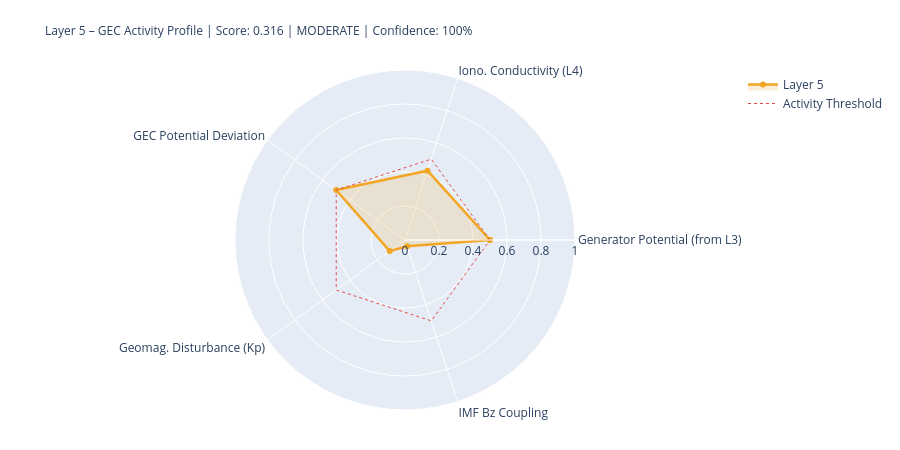

Notebook code for this chart:
### Markdown cell above
---
## 5. State Assessment & Handoff to Layer 6

### Code cell
# ============================================================
# LAYER-5-SCORE
# ============================================================

# Components
# 1) Generator activity (Layer-3-driven)
gen_score = norm(generator_strength, 0.3, 2.0)
gen_src   = 'from_layer3' if l3_thunder_score is not None else 'estimated'

# 2) Ionospheric conductivity (Layer-4-driven)
iono_score = norm(iono_cond_factor, 0.7, 1.4)
iono_src   = 'from_layer4' if l4_ioniz is not None else 'estimated'

# 3) GEC potential deviation from reference
pot_score = norm(abs(delta_V_pct), 0, 30)  # 0 = at reference, 1 = 30% deviation
pot_src   = 'derived'

# 4) Geomagnetic disturbance (Kp) – modulates vertical currents
kp_score = norm(kp_val, 0, 9)
kp_src   = 'primary' if kp_now is not None else 'from_layer4'

# 5) IMF Bz coupling (southward = stronger M-I coupling → GEC influence)
bz_score = norm(-(bz_now or 0), -5, 30) if bz_now is not None else None
bz_src   = 'primary' if bz_now is not None else 'missing'

COMPONENTS = {
    'Generator Potential (from L3)':  {'score': gen_score,   'source': 'derived_from_layer3', 'dynamic': True},
    'Iono. Conductivity (L4)':      {'score': iono_score,  'source': iono_src, 'dynamic': True},
    'GEC Potential Deviation':      {'score': pot_score,   'source': pot_src,  'dynamic': True},
    'Geomag. Disturbance (Kp)':         {'score': kp_score,    'source': kp_src,   'dynamic': True},
    'IMF Bz Coupling':               {'score': bz_score,    'source': bz_src,   'dynamic': True},
}

available   = {k: v['score'] for k, v in COMPONENTS.items() if v['score'] is not None}
unavailable = [k for k, v in COMPONENTS.items() if v['score'] is None]
layer5_score = round(sum(available.values()) / len(available), 4) if available else None
confidence   = round(len(available) / len(COMPONENTS), 2)
level = ('unknown' if layer5_score is None
         else 'quiet'   if layer5_score < 0.3
         else 'moderate' if layer5_score < 0.6
         else 'active')
dominant_l5 = max(available, key=available.get) if available else 'none'

# Kp consistency: separate 1-min raw value from score value
kp_1m_raw   = kp_now          # directly from API (can be 0.0 during live measurement)
kp_for_score = kp_val          # from Layer-0 context or estimated value if needed
kp_score_src = kp_src

W = 68
print('=' * W)
print('LAYER 5 – GLOBAL ELECTRIC CIRCUIT – STATE ASSESSMENT')
print('=' * W)
for name, comp in COMPONENTS.items():
    s = comp['score']
    if s is not None:
        bar = '█' * int(s*20) + '░' * (20-int(s*20))
        print(f'  {name:<34} {bar}  {s:.3f}  [{comp["source"]}]')
    else:
        print(f'  {name:<34} {"─"*20}  n/a   [missing]')
print('-' * W)
print(f'  Score:         {layer5_score:.3f}  ({len(available)}/{len(COMPONENTS)} components)')
print(f'  Confidence:    {confidence:.0%}')
print(f'  Level:         {level.upper()}')
print(f'  Dominant:      {dominant_l5}')
print(f'  V_iono:        {V_iono_mod:.1f} kV  (Δ {delta_V_pct:+.1f}% vs. Ref)')
print(f'  I_total:       {I_total_mod:.1f} A   (Δ {delta_I_pct:+.1f}% vs. Ref)')
print('=' * W)

# Radar
cats   = list(available.keys())
vals_r = list(available.values())
if len(cats) >= 3:
    fig = go.Figure()
    fig.add_trace(go.Scatterpolar(
        r=vals_r + [vals_r[0]], theta=cats + [cats[0]],
        fill='toself', fillcolor='rgba(242,166,35,0.18)',
        line=dict(color='#F2A623', width=2.5), name='Layer 5'
    ))
    fig.add_trace(go.Scatterpolar(
        r=[0.5]*(len(cats)+1), theta=cats+[cats[0]],
        line=dict(color='#E24B4A', dash='dot', width=1),
        mode='lines', name='Activity Threshold'
    ))
    fig.update_layout(
        title=dict(
            text=f'Layer 5 – GEC Activity Profile | Score: {layer5_score:.3f} | {level.upper()} | Confidence: {confidence:.0%}',
            font=dict(size=12)
        ),
        polar=dict(radialaxis=dict(visible=True, range=[0,1])),
        height=450, showlegend=True,
        margin=dict(l=80, r=80, t=70, b=40)
    )
    fig.show()

### Figure 1 — Plotly figure (JSON) as saved in the notebook; plotly's stock layout.template omitted (floating-point values rounded to 4 significant figures)
{"data": [{"fill": "toself", "fillcolor": "rgba(242,166,35,0.18)", "line": {"color": "#F2A623", "width": 2.5}, "name": "Layer 5", "r": [0.5, 0.4287, 0.5, 0.1111, 0.0391, 0.5], "theta": ["Generator Potential (from L3)", "Iono. Conductivity (L4)", "GEC Potential Deviation", "Geomag. Disturbance (Kp)", "IMF Bz Coupling", "Generator Potential (from L3)"], "type": "scatterpolar"}, {"line": {"color": "#E24B4A", "dash": "dot", "width": 1}, "mode": "lines", "name": "Activity Threshold", "r": [0.5, 0.5, 0.5, 0.5, 0.5, 0.5], "theta": ["Generator Potential (from L3)", "Iono. Conductivity (L4)", "GEC Potential Deviation", "Geomag. Disturbance (Kp)", "IMF Bz Coupling", "Generator Potential (from L3)"], "type": "scatterpolar"}], "layout": {"height": 450, "margin": {"b": 40, "l": 80, "r": 80, "t": 70}, "polar": {"radialaxis": {"range": [0, 1], "visible": true}}, "showlegend": true, "title": {"font": {"size": 12}, "text": "Layer 5 – GEC Activity Profile | Score: 0.316 | MODERATE | Confidence: 100%"}}}
